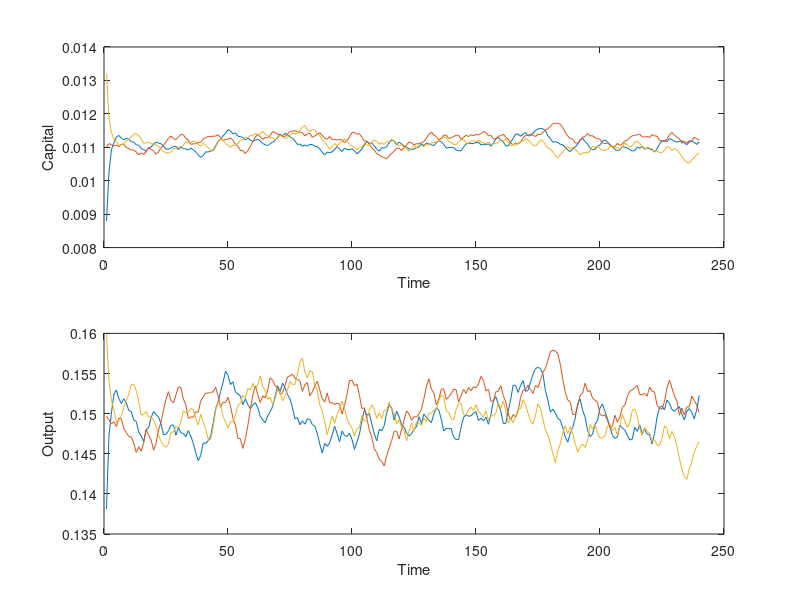

Reproduce this figure in MATLAB.
% Parameter values 
theta=.36;
gamma=.9;
beta = 0.98;
Hbar = 0.65;
gtfp = 0.02;
npop = 0.01;
Ao = 0.1;
kstar= (beta*(1-theta).*Hbar.^(1-theta).*Ao.^(1-theta)/(1+beta).*(1+gtfp)^(1/1-theta))^(1/(1-theta));

% Three initial capital stocks and productivity variables
K0=[.8*kstar
	kstar
	1.2*kstar];
lambda(1:3,1)=[1 1 1]';
K(1:3,1)=K0;
% Production Function
Y(:,1)=lambda(:,1).*K(:,1).^theta.*Hbar.^(1-theta);
for k=2:240
   lambda(:,k)=(1-gamma)+gamma.*lambda(:,k-1)+.02.*(rand(3,1)-.5);
   K(:,k)=beta.*(1-theta).*lambda(:,k-1).*K(:,k-1).^theta.*Hbar.^(1-theta).*Ao.^(1-theta)./(1+beta).*(1+npop).*(1+gtfp)^(1/1-theta) ;
   Y(:,k)=lambda(:,k).*K(:,k).^theta.*Hbar.^(1-theta);
end
subplot(2,1,1),plot(K') 
xlabel('Time') 
ylabel('Capital') 

subplot(2,1,2),plot(Y')
xlabel('Time') 
ylabel('Output') 